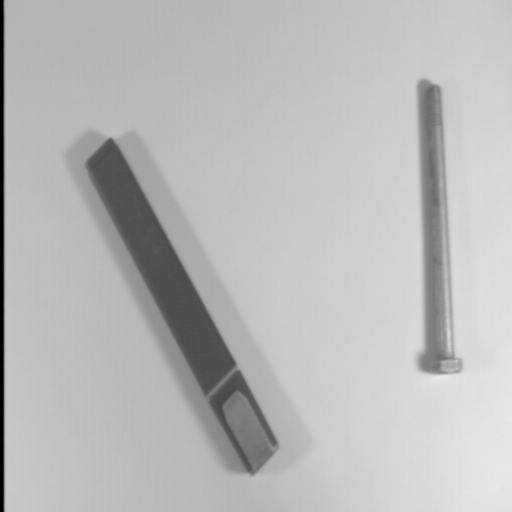
%> input picture clase3/scr3.gif, 512 x 512 px
$ octave clase3.m   (GNU Octave 9; MATLAB toolbox functions it lacks are replaced by stand-ins)
%> lines starting %> are read from the running program, lines starting %| are printed output that depends on the picture; in (x1, y1, x2, y2) boxes, pixels count from 0 and x2, y2 are one past the last pixel; in counts of white or black regions, pixels touching at a corner belong together; the program's own positions count from 1
clc
close all
clear

% % (1.)  Utilidad de la ops aritm閠icas - ejs adicionales
% Bright.jpg, d_GSI.jpg, d_GSI2.gif

imagen1 = imread('scr3.gif');
%> imagen1: size 512x512 uint8; min 0, max 98, mean 74.6
imagen2 = imread('scr4.gif');
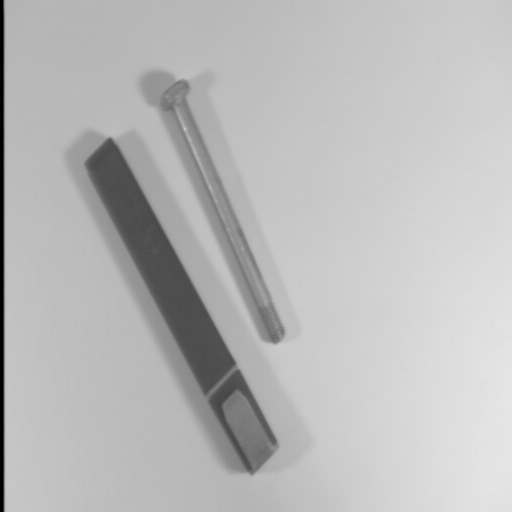
%> input picture clase3/scr4.gif, 512 x 512 px
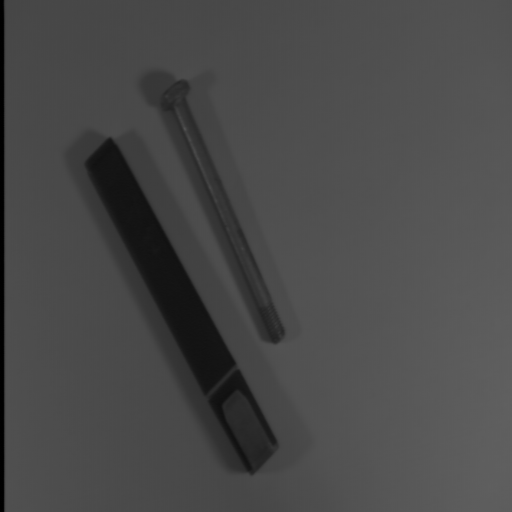
%> imagen2: size 512x512 uint8; min 0, max 96, mean 73.5

% imagen1 = rgb2gray(imagen1);
% imagen2 = rgb2gray(imagen2);

escalar = 1.5;
imagen1 = imagen1 * escalar;
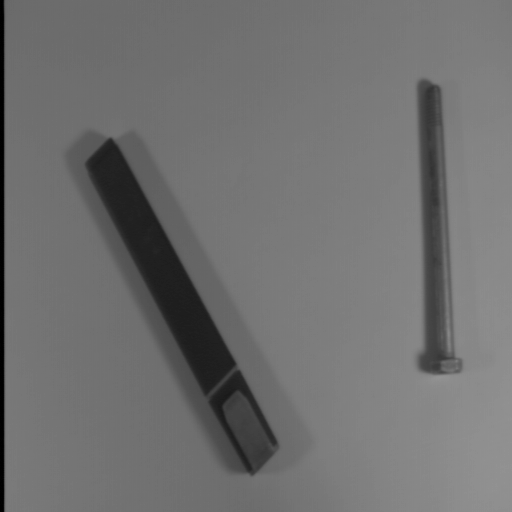
%> imagen1: size 512x512 uint8; min 0, max 147, mean 112.1
imagen2 = imagen2 * escalar;
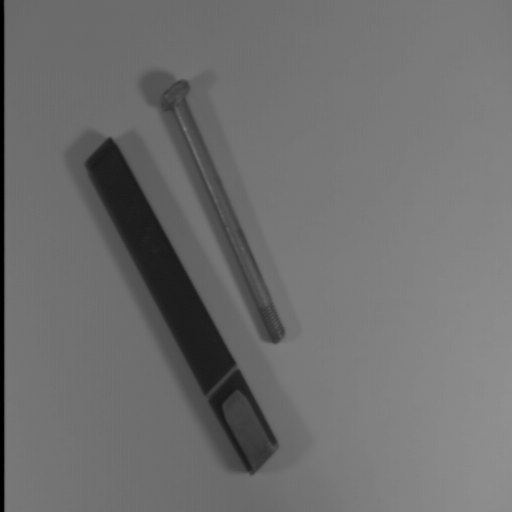
%> imagen2: size 512x512 uint8; min 0, max 144, mean 110.6

figure,subplot(1,2,1),imshow(imagen1);
       subplot(1,2,2),imshow(imagen2);

umbral = 75;
imBW = 0*imagen1;
%> imBW: size 512x512 uint8; every value is 0
imBW(imagen1 < umbral) = 255;
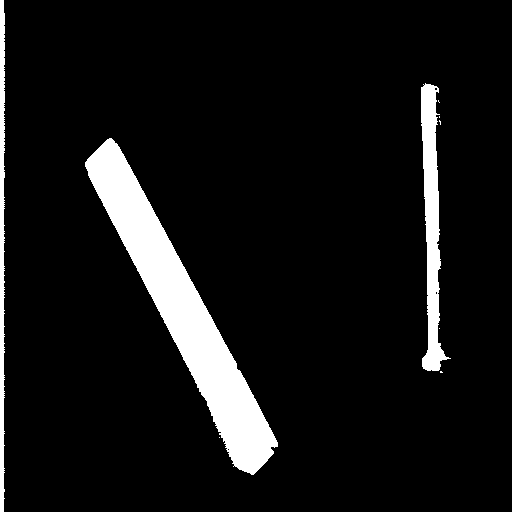
%> imBW: size 512x512 uint8; 8.3% white; 9 white regions (6 under 20 px), largest, box (x1, y1, x2, y2) and area: (85, 138, 278, 475) 15552, (421, 83, 451, 371) 3910, (0, 0, 5, 512) 2215
imBW(imagen1 >= umbral) = 0;
imBW2 = 0*imagen2;
imBW2(imagen2 < umbral) = 255;
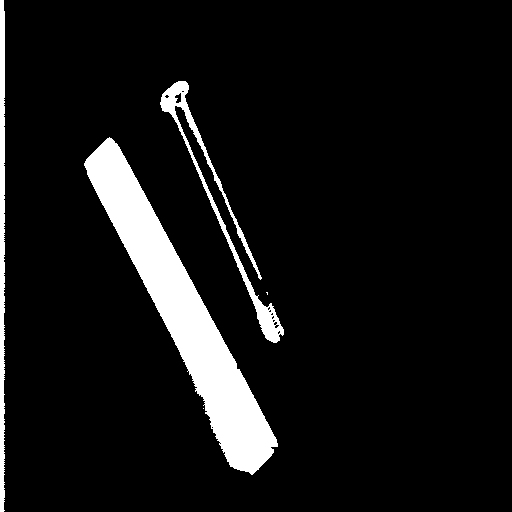
%> imBW2: size 512x512 uint8; 8.1% white; 5 white regions (2 under 20 px), largest, box (x1, y1, x2, y2) and area: (84, 137, 278, 475) 16032, (160, 81, 284, 343) 2895, (0, 0, 5, 512) 2392
imBW2(imagen2 >= umbral) = 0;

AND = imBW & imBW2;
%> AND: size 512x512 logical; 6.8% white; 3 white regions (1 under 20 px), largest, box (x1, y1, x2, y2) and area: (85, 138, 278, 475) 15521, (0, 0, 5, 512) 2191
OR = imBW | imBW2;
%> OR: size 512x512 logical; 9.7% white; 11 white regions (7 under 20 px), largest, box (x1, y1, x2, y2) and area: (84, 137, 278, 475) 16063, (421, 83, 451, 371) 3910, (160, 81, 284, 343) 2895, (0, 0, 5, 512) 2416
X = xor(imBW,imBW2);
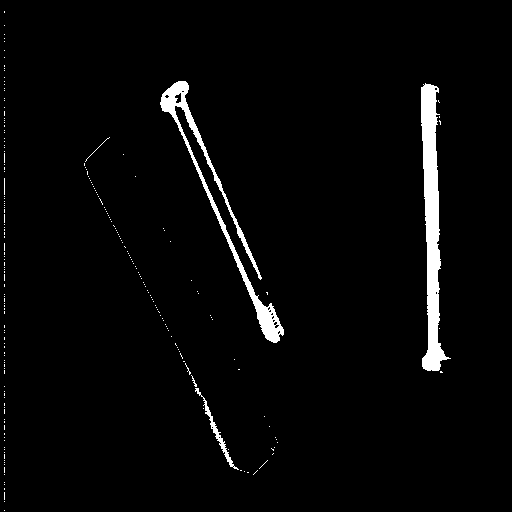
%> X: size 512x512 logical; 2.9% white; 220 white regions (215 under 20 px), largest, box (x1, y1, x2, y2) and area: (421, 83, 451, 371) 3910, (160, 81, 284, 343) 2895, (195, 388, 239, 470) 336, (85, 137, 110, 162) 26, (191, 375, 197, 387) 21
NOT = ~imBW;

figure,subplot(1,6,1),imshow(imBW);
       subplot(1,6,2),imshow(imBW2);
       subplot(1,6,3),imshow(AND);
       subplot(1,6,4),imshow(OR);
       subplot(1,6,5),imshow(X);
       subplot(1,6,6),imshow(NOT);
